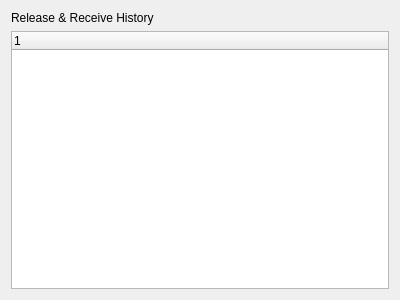
<?xml version="1.0" encoding="UTF-8"?>
<ui version="4.0">
 <class>poReleaseHist</class>
 <widget class="QDialog" name="poReleaseHist">
  <property name="geometry">
   <rect>
    <x>0</x>
    <y>0</y>
    <width>400</width>
    <height>300</height>
   </rect>
  </property>
  <property name="windowTitle">
   <string>Release History</string>
  </property>
  <layout class="QGridLayout" name="gridLayout">
   <item row="0" column="0">
    <layout class="QVBoxLayout" name="verticalLayout">
     <item>
      <widget class="QLabel" name="_releaseHistLit">
       <property name="text">
        <string>Release &amp; Receive History</string>
       </property>
      </widget>
     </item>
     <item>
      <widget class="XTreeWidget" name="_releaseHist"/>
     </item>
    </layout>
   </item>
  </layout>
 </widget>
 <customwidgets>
  <customwidget>
   <class>XTreeWidget</class>
   <extends>QTreeWidget</extends>
   <header>xtreewidget.h</header>
   <container>1</container>
  </customwidget>
 </customwidgets>
 <resources/>
 <connections/>
</ui>
